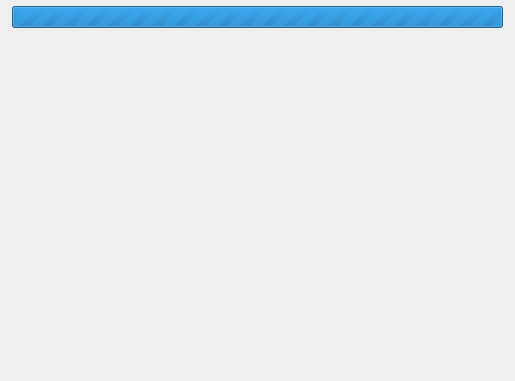
<?xml version="1.0" encoding="UTF-8"?>
<ui version="4.0">
 <class>File</class>
 <widget class="QWidget" name="File">
  <property name="geometry">
   <rect>
    <x>0</x>
    <y>0</y>
    <width>515</width>
    <height>381</height>
   </rect>
  </property>
  <property name="windowTitle">
   <string>File</string>
  </property>
  <layout class="QVBoxLayout" name="verticalLayout">
   <property name="margin">
    <number>0</number>
   </property>
   <item>
    <widget class="QWidget" name="topbar" native="true"/>
   </item>
   <item>
    <layout class="QVBoxLayout" name="verticalLayout_2">
     <property name="leftMargin">
      <number>12</number>
     </property>
     <property name="rightMargin">
      <number>12</number>
     </property>
     <item>
      <widget class="QProgressBar" name="progressBar">
       <property name="maximum">
        <number>0</number>
       </property>
       <property name="value">
        <number>0</number>
       </property>
      </widget>
     </item>
     <item>
      <widget class="QScrollArea" name="scrollArea">
       <property name="frameShape">
        <enum>QFrame::NoFrame</enum>
       </property>
       <property name="frameShadow">
        <enum>QFrame::Plain</enum>
       </property>
       <property name="widgetResizable">
        <bool>true</bool>
       </property>
       <widget class="QWidget" name="scrollAreaWidgetContents">
        <property name="geometry">
         <rect>
          <x>0</x>
          <y>0</y>
          <width>491</width>
          <height>313</height>
         </rect>
        </property>
       </widget>
      </widget>
     </item>
    </layout>
   </item>
   <item>
    <widget class="QWidget" name="toolbar" native="true"/>
   </item>
  </layout>
 </widget>
 <resources>
  <include location="img/img.qrc"/>
 </resources>
 <connections/>
</ui>
